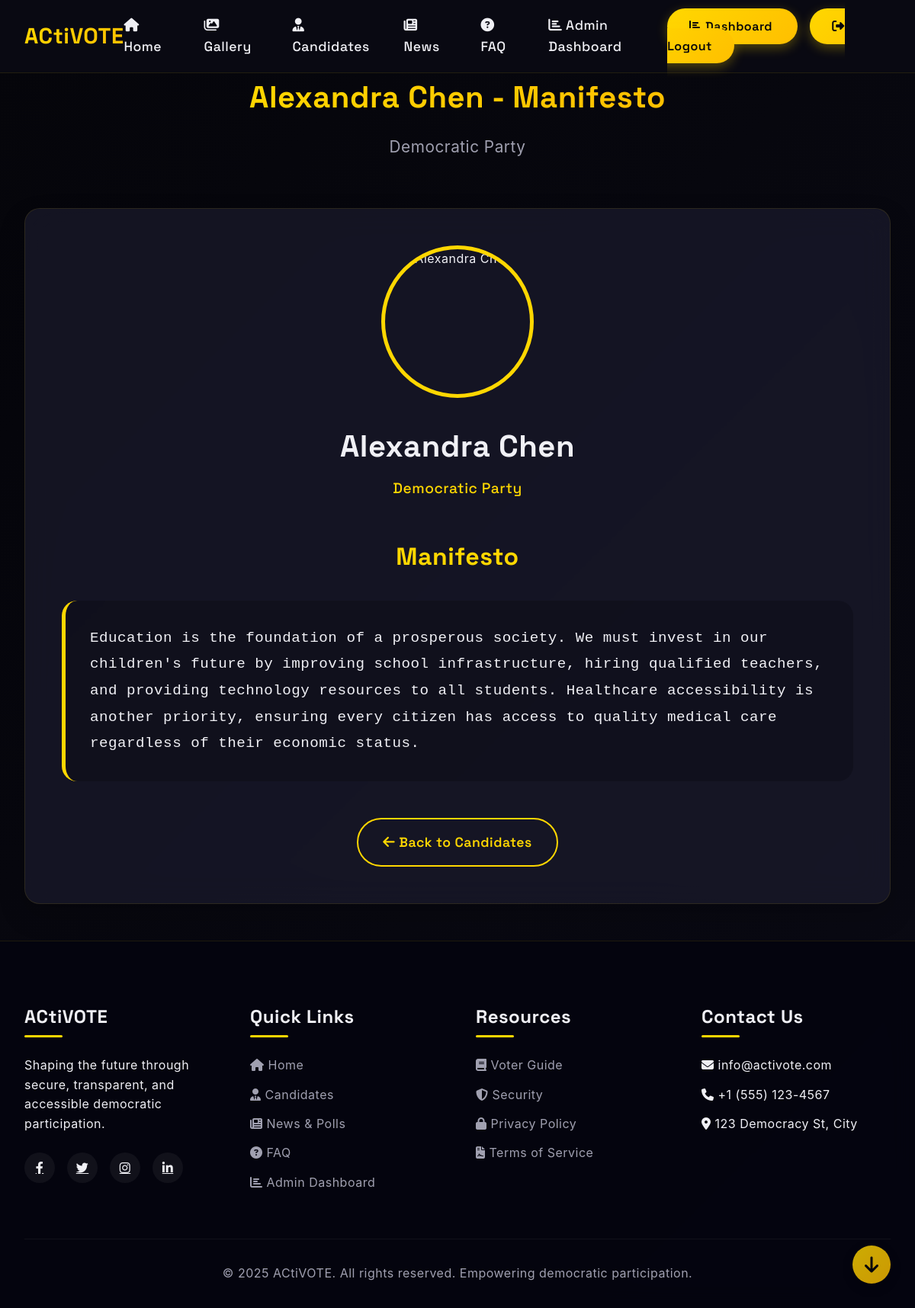
Page /manifesto/1/ (signed in) on the committed database.
### voting/models.py (models this page shows, shortened)
class Candidate(models.Model):
    name = models.CharField(max_length=100)
    party = models.CharField(max_length=100)
    image_url = models.URLField()
    manifesto = models.TextField()

### voting/views.py (the view)
# urls.py: path('manifesto/<int:candidate_id>/', views.manifesto, name='manifesto'),
@login_required
def manifesto(request, candidate_id):
    try:
        candidate = Candidate.objects.get(id=candidate_id)
        candidate_data = {
            'id': candidate.id,
            'name': candidate.name,
            'party': candidate.party,
            'image_url': candidate.image_url,
            'manifesto': candidate.manifesto
        }
    except Candidate.DoesNotExist:
        candidate_data = None
        for c in CANDIDATES_DATA:
            if c['id'] == candidate_id:
                candidate_data = c
                break
        if candidate_data is None:
            raise Http404("Candidate not found")
    return render(request, 'manifesto.html', {'candidate': candidate_data})

### templates/manifesto.html (shortened to what this page needs)
{% extends 'base.html' %}
{% block content %}
<div class="container">
    <div class="section-title">
        <h2>{{ candidate.name }} - Manifesto</h2>
        <p>{{ candidate.party }}</p>
    </div>
    <div class="manifesto-container">
        <div class="candidate-header">
            <div class="candidate-image-large">
                <img src="{{ candidate.image_url }}" alt="{{ candidate.name }}">
            </div>
            <h3>{{ candidate.name }}</h3>
            <p class="candidate-party">{{ candidate.party }}</p>
        </div>
        <div class="manifesto-content">
            <h4>Manifesto</h4>
            <p>{{ candidate.manifesto }}</p>
        </div>
        <div class="back-button-container">
            <a href="{% url 'candidates' %}" class="btn btn-secondary">
                <i class="fas fa-arrow-left"></i> Back to Candidates
            </a>
        </div>
    </div>
</div>
{% endblock %}

### templates/base.html (shortened to what this page needs)
<!DOCTYPE html>
<html lang="en">
<head>
    {% load static %}
    <link rel="stylesheet" href="{% static 'css/style.css' %}">
    <link rel="stylesheet" href="https://cdnjs.cloudflare.com/ajax/libs/font-awesome/6.4.0/css/all.min.css">
</head>
<body>
    <header id="header">
        <nav class="container">
            <a href="/" class="logo">ACti<span>VOTE</span></a>
            <ul class="nav-links">
                <li><a href="/"><i class="fas fa-home"></i> Home</a></li>
                <li><a href="#gallery"><i class="fas fa-images"></i> Gallery</a></li>
                <li><a href="#candidates"><i class="fas fa-user-tie"></i> Candidates</a></li>
                <li><a href="#news"><i class="fas fa-newspaper"></i> News</a></li>
                <li><a href="#faq"><i class="fas fa-question-circle"></i> FAQ</a></li>
                {% if user.is_superuser %}
                <li><a href="{% url 'admin_dashboard' %}"><i class="fas fa-chart-bar"></i> Admin Dashboard</a></li>
                {% endif %}
            </ul>
            <div class="auth-buttons">
                {% if user.is_authenticated %}
                    {% if user.is_superuser %}
                        <a href="{% url 'admin_dashboard' %}" class="login-btn">
                            <i class="fas fa-chart-bar"></i> Dashboard
                        </a>
                    {% else %}
                        <a href="{% url 'vote' %}" class="login-btn">
                            <i class="fas fa-vote-yea"></i> Vote
                        </a>
                    {% endif %}
                    <a href="{% url 'custom_logout' %}" class="login-btn" style="margin-left: 1rem;">
                        <i class="fas fa-sign-out-alt"></i> Logout
                    </a>
                {% endif %}
            </div>
        </nav>
    </header>
    <main>
        {% block content %}
        {% endblock %}
    </main>
    <div class="scroll-buttons">
        <button class="scroll-btn" id="scrollBottomBtn" title="Scroll to Bottom">
            <i class="fas fa-arrow-down"></i>
        </button>
    </div>
    <footer>
        <div class="container">
            <div class="footer-content">
                <div class="footer-column">
                    <h3>ACtiVOTE</h3>
                    <p>Shaping the future through secure, transparent, and accessible democratic participation.</p>
                    <div class="social-links">
                        <a href="#"><i class="fab fa-facebook-f"></i></a>
                        <a href="#"><i class="fab fa-twitter"></i></a>
                        <a href="#"><i class="fab fa-instagram"></i></a>
                        <a href="#"><i class="fab fa-linkedin-in"></i></a>
                    </div>
                </div>
                <div class="footer-column">
                    <h3>Quick Links</h3>
                    <ul>
                        <li><a href="/"><i class="fas fa-home"></i> Home</a></li>
                        <li><a href="#candidates"><i class="fas fa-user-tie"></i> Candidates</a></li>
                        <li><a href="#news"><i class="fas fa-newspaper"></i> News & Polls</a></li>
                        <li><a href="#faq"><i class="fas fa-question-circle"></i> FAQ</a></li>
                        {% if user.is_superuser %}
                        <li><a href="{% url 'admin_dashboard' %}"><i class="fas fa-chart-bar"></i> Admin Dashboard</a></li>
                        {% endif %}
                    </ul>
                </div>
                <div class="footer-column">
                    <h3>Resources</h3>
                    <ul>
                        <li><a href="{% url 'voter_guide' %}"><i class="fas fa-book"></i> Voter Guide</a></li>
                        <li><a href="{% url 'security' %}"><i class="fas fa-shield-alt"></i> Security</a></li>
                        <li><a href="{% url 'privacy_policy' %}"><i class="fas fa-lock"></i> Privacy Policy</a></li>
                        <li><a href="{% url 'terms_of_service' %}"><i class="fas fa-file-contract"></i> Terms of Service</a></li>
                    </ul>
                </div>
                <div class="footer-column">
                    <h3>Contact Us</h3>
                    <ul>
                        <li><i class="fas fa-envelope"></i> info@activote.com</li>
                        <li><i class="fas fa-phone"></i> +1 (555) 123-4567</li>
                        <li><i class="fas fa-map-marker-alt"></i> 123 Democracy St, City</li>
                    </ul>
                </div>
            </div>
            <div class="copyright">
                <p>&copy; 2025 ACtiVOTE. All rights reserved. Empowering democratic participation.</p>
            </div>
        </div>
    </footer>
</body>
</html>

### static/css/style.css (style rules this page uses)
* { margin: 0; padding: 0; box-sizing: border-box; }
:root { --dark-bg: #0a0a14; --darker-bg: #05050a; --card-bg: rgba(20, 20, 35, 0.7); --glass-bg: rgba(30, 30, 50, 0.6); --neon-gold: #ffd700; --neon-amber: #ffbf00; --text-light: #f0f0f5; --text-gray: #a0a0b0; --accent-gradient: linear-gradient(135deg, var(--neon-gold), var(--neon-amber)); --border-radius: 20px; --transition: all 0.4s cubic-bezier(0.175, 0.885, 0.32, 1.275); }
body { font-family: 'Space Grotesk', 'Inter', 'Poppins', -apple-system, BlinkMacSystemFont, 'Segoe UI', Roboto, Oxygen, Ubuntu, Cantarell, 'Open Sans', 'Helvetica Neue', sans-serif; line-height: 1.6; color: var(--text-light); background: linear-gradient(135deg, var(--darker-bg) 0%, var(--dark-bg) 100%); min-height: 100vh; overflow-x: hidden; font-size: 16px; letter-spacing: 0.5px; }
.container { width: 100%; max-width: 1400px; margin: 0 auto; padding: 0 2rem; }
header { position: sticky; top: 0; z-index: 1000; background: rgba(10, 10, 20, 0.95); backdrop-filter: blur(15px); padding: 1.2rem 0; transition: var(--transition); border-bottom: 1px solid rgba(255, 215, 0, 0.1); }
nav { display: flex; justify-content: space-between; align-items: center; }
.logo { font-size: 1.8rem; font-weight: 700; background: var(--accent-gradient); -webkit-background-clip: text; background-clip: text; -webkit-text-fill-color: transparent; text-decoration: none; }
.nav-links { display: flex; list-style: none; gap: 2.5rem; }
.nav-links li a { color: var(--text-light); text-decoration: none; font-weight: 500; font-size: 1.1rem; transition: var(--transition); position: relative; padding: 0.5rem 0; }
.nav-links li a::after { content: ''; position: absolute; bottom: 0; left: 0; width: 0; height: 2px; background: var(--neon-gold); border-radius: 1px; transition: var(--transition); }
.login-btn { background: var(--accent-gradient); color: var(--darker-bg); font-weight: 600; padding: 0.8rem 1.8rem; border-radius: 50px; text-decoration: none; transition: var(--transition); border: none; cursor: pointer; font-size: 1rem; box-shadow: 0 5px 15px rgba(255, 215, 0, 0.3); }
.btn { display: inline-block; padding: 1.2rem 2.5rem; border-radius: 50px; text-decoration: none; font-weight: 600; font-size: 1.1rem; transition: var(--transition); border: none; cursor: pointer; text-align: center; }
.btn-secondary { background: transparent; color: var(--neon-gold); border: 2px solid var(--neon-gold); }
.section-title { text-align: center; margin-bottom: 4rem; }
.section-title h2 { font-size: 3rem; font-weight: 700; margin-bottom: 1rem; background: var(--accent-gradient); -webkit-background-clip: text; background-clip: text; -webkit-text-fill-color: transparent; display: inline-block; }
.section-title p { font-size: 1.3rem; color: var(--text-gray); max-width: 700px; margin: 0 auto; }
footer { background: rgba(5, 5, 15, 0.95); backdrop-filter: blur(15px); padding: 5rem 0 2rem; border-top: 1px solid rgba(255, 215, 0, 0.1); }
.footer-content { display: grid; grid-template-columns: repeat(4, 1fr); gap: 3rem; margin-bottom: 3rem; }
.footer-column h3 { font-size: 1.5rem; margin-bottom: 1.5rem; position: relative; padding-bottom: 0.5rem; color: var(--text-light); }
.footer-column h3::after { content: ''; position: absolute; bottom: 0; left: 0; width: 50px; height: 3px; background: var(--neon-gold); border-radius: 3px; }
.footer-column ul { list-style: none; }
.footer-column ul li { margin-bottom: 0.8rem; }
.footer-column ul li a { color: var(--text-gray); text-decoration: none; transition: var(--transition); }
.social-links { display: flex; gap: 1rem; margin-top: 1.5rem; }
.social-links a { display: flex; align-items: center; justify-content: center; width: 40px; height: 40px; border-radius: 50%; background: rgba(255, 255, 255, 0.05); color: var(--text-light); transition: var(--transition); }
.copyright { text-align: center; padding-top: 2rem; border-top: 1px solid rgba(255, 255, 255, 0.05); color: var(--text-gray); font-size: 1rem; }
.scroll-buttons { position: fixed; bottom: 2rem; right: 2rem; display: flex; flex-direction: column; gap: 1rem; z-index: 1000; }
.scroll-btn { width: 50px; height: 50px; border-radius: 50%; background: var(--accent-gradient); color: var(--darker-bg); border: none; cursor: pointer; display: flex; align-items: center; justify-content: center; font-size: 1.5rem; box-shadow: 0 5px 15px rgba(0, 0, 0, 0.3); transition: var(--transition); opacity: 0.8; }
@media (max-width: 1200px) { .section-title h2 { font-size: 2.5rem; } }

### rows in the picture
Candidate: name "Alexandra Chen", party "Democratic Party", manifesto "Education is the foundation of a prosperous society. We must invest in our children's future by improving school infrastructure, hiring qualified teachers, and providing technology resources to all students. Healthcare accessibility is another priority, ensuring every citizen has access to quality medical care regardless of their economic status."
